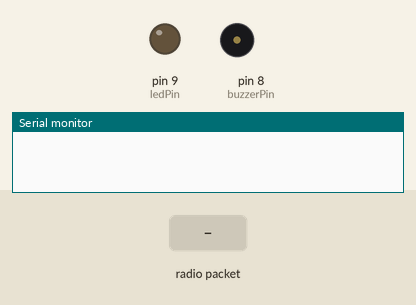
The sketch below on a simulated Arduino Uno, built with avr-gcc and run on an emulated ATmega328P. On the bench: output pins drawn as LEDs (lit = HIGH), buzzer (waves = sounding), the last lines printed to the serial monitor. Inputs (shaded band) come from the test bench. No radio packets arrive unless stated.

Above: at 1.2 s.
1.3 s: radio packet "On" arrives
At 2.3 s:
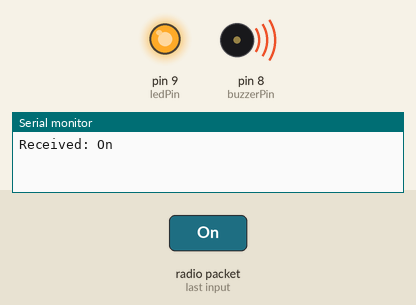
2.8 s: radio packet "1" arrives
At 3.4 s:
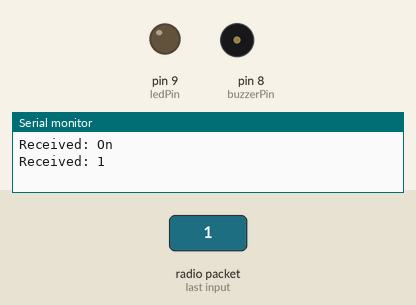
Timing chart, 0 to 5.8 s (numbered marks = the images above; inputs shaded):
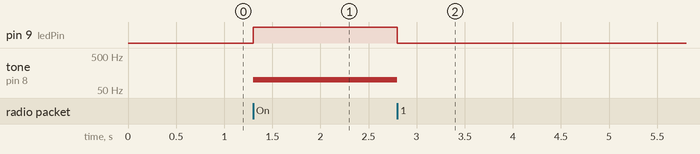

Measured:
- after the input at 1.3 s, pin 9 (ledPin): LOW → HIGH at once; tone on pin 8 (buzzerPin): silent → 100 Hz at once
- after the input at 2.8 s, pin 9 (ledPin): HIGH → LOW at once; tone on pin 8 (buzzerPin): 100 Hz → silent at once

The sketch:

slave_receiver.ino
```cpp
/*
 (Receiver is connected on PIN 11

 Arduino                     Receiver.
  GND--------------------------GND
  D11--------------------------Data
  5V---------------------------VCC
*/

#include <RH_ASK.h>
#include <SPI.h>  // Not actualy used but needed to compile

// RH_ASK driver;
RH_ASK driver(2000, 12, 13, 5);  // ESP8266: do not use pin 11

int buzzerPin = 8;
int ledPin = 9;

void setup() {
  Serial.begin(9600);  // Debugging only
  if (!driver.init())
    Serial.println("init failed");

  pinMode(buzzerPin, OUTPUT);
  pinMode(ledPin, OUTPUT);
}

void loop() {
  uint8_t buf[RH_ASK_MAX_MESSAGE_LEN];
  uint8_t buflen = sizeof(buf);

  if (driver.recv(buf, &buflen))  // Non-blocking
  {

    // driver.printBuffer("Got:", buf, buflen);
    // Message with a good checksum received, dump it.
    Serial.print("Received: ");
    String msg;
    for (int i = 0; i < buflen; i++) {
      msg += (char)buf[i];
    }
    Serial.println(msg);

    if (msg == "On") {
      tone(buzzerPin, 100);
      digitalWrite(ledPin, HIGH);
    } else {
      noTone(buzzerPin);
      digitalWrite(ledPin, LOW);
    }
  }
}
```
